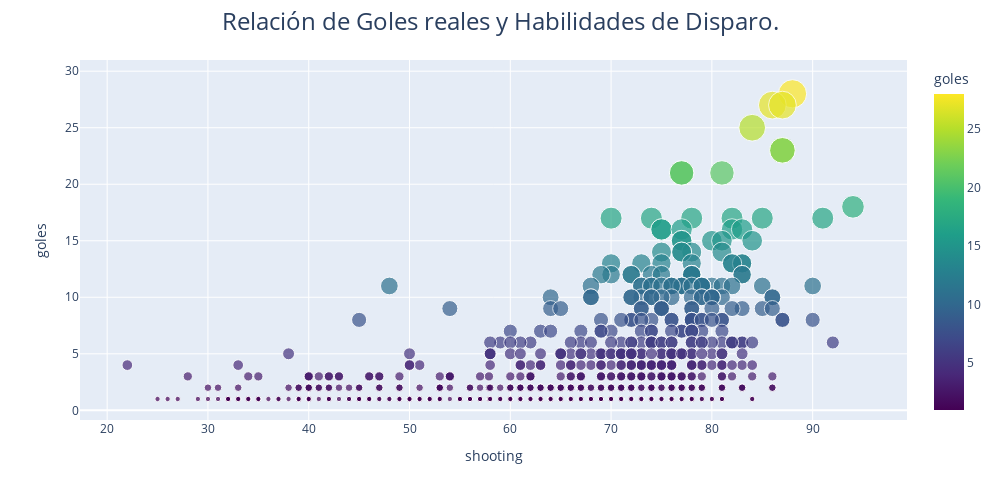

Notebook source saved alongside this figure:
### Markdown cell above
## H7 Relación entre el overall y los goles

### Code cell
h3_2 = df_fifa[["id_j","short_name","shooting"]]
h3_2 = pd.merge(h3_2, df_reales[["id_j","goles"]],how="inner", on="id_j",) # !!!
h3_2=h3_2.sort_values("goles",ascending=False)
fig = px.scatter(h3_2, x="shooting",y="goles", size="goles", color_continuous_scale=px.colors.sequential.Viridis, color="goles",hover_data=["short_name","shooting","goles"])
fig.update_layout(
    title={
        'text': "Relación de Goles reales y Habilidades de Disparo.",
        'font': {'size': 24},  # Tamaño de la fuente
        'x': 0.5,  # Centrar el título
        'xanchor': 'center'  # Anclar el título al centro
    },width=1000, height=500
)
fig.show()

### Figure 1 — Plotly figure (JSON) as saved in the notebook; plotly's stock layout.template omitted (floating-point values rounded to 4 significant figures; data arrays with more than 128 entries replaced by an {"elided": "..."} marker saying what was removed)
{"data": [{"customdata": {"elided": "753x1 str values"}, "hovertemplate": "shooting=%{x}<br>goles=%{marker.color}<br>short_name=%{customdata[0]}<extra></extra>", "legendgroup": "", "marker": {"color": {"elided": "753 int values"}, "coloraxis": "coloraxis", "size": {"elided": "753 int values"}, "sizemode": "area", "sizeref": 0.07, "symbol": "circle"}, "mode": "markers", "name": "", "orientation": "v", "showlegend": false, "type": "scatter", "x": {"elided": "753 float values"}, "xaxis": "x", "y": {"elided": "753 int values"}, "yaxis": "y"}], "layout": {"coloraxis": {"colorbar": {"title": {"text": "goles"}}, "colorscale": [[0, "#440154"], [0.1111, "#482878"], [0.2222, "#3e4989"], [0.3333, "#31688e"], [0.4444, "#26828e"], [0.5556, "#1f9e89"], [0.6667, "#35b779"], [0.7778, "#6ece58"], [0.8889, "#b5de2b"], [1, "#fde725"]]}, "height": 500, "legend": {"itemsizing": "constant", "tracegroupgap": 0}, "margin": {"t": 60}, "title": {"font": {"size": 24}, "text": "Relación de Goles reales y Habilidades de Disparo.", "x": 0.5, "xanchor": "center"}, "width": 1000, "xaxis": {"anchor": "y", "domain": [0, 1], "title": {"text": "shooting"}}, "yaxis": {"anchor": "x", "domain": [0, 1], "title": {"text": "goles"}}}}
